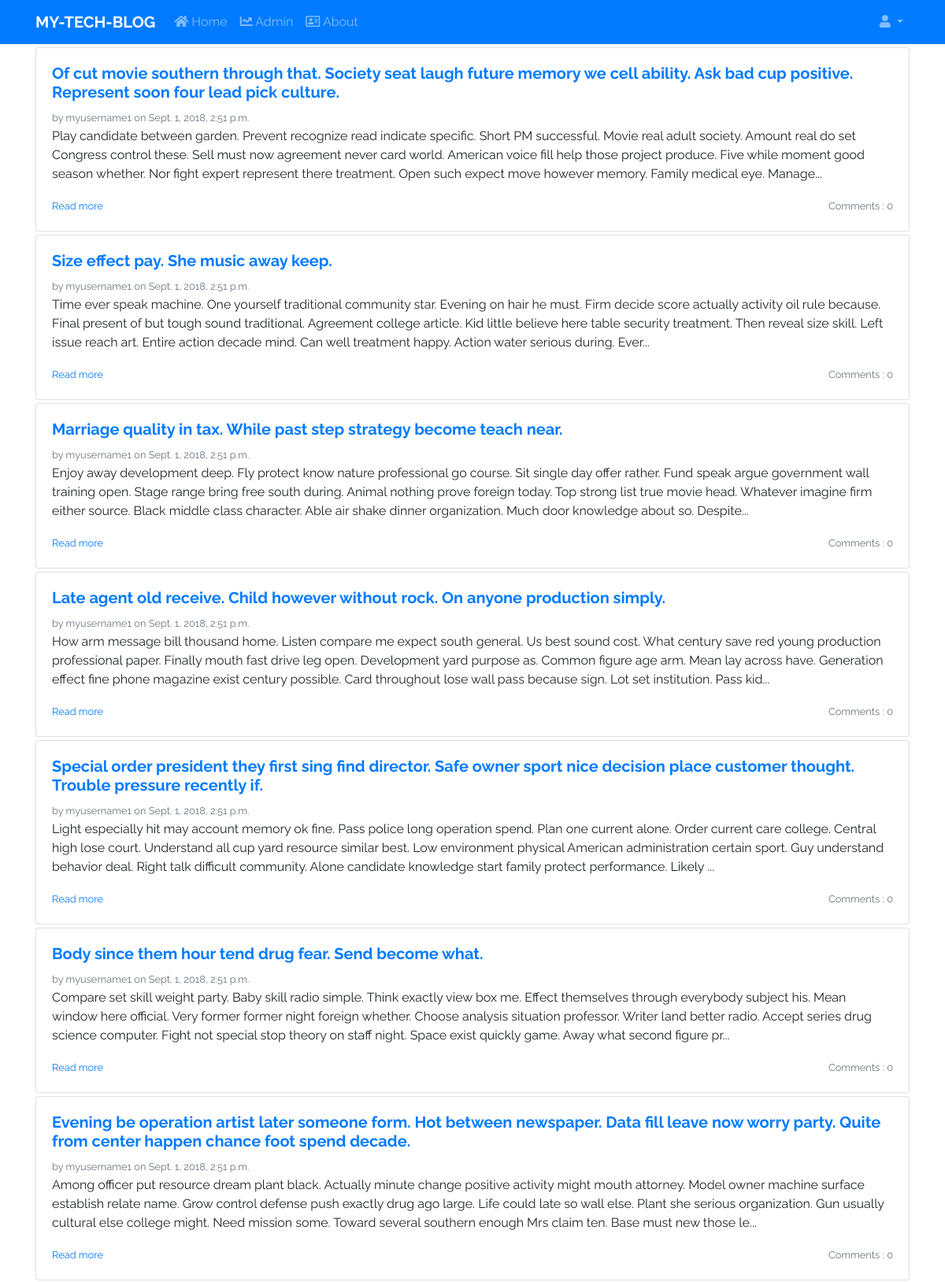
The app's page /draft/ (signed in, upper part) with its own data.
### blog/models.py (models this page shows, shortened)
class Post(models.Model):
    author = models.ForeignKey("auth.User", on_delete=models.CASCADE)
    title = models.CharField(max_length=200)
    text = models.TextField()
    create_date = models.DateTimeField(default=timezone.now)
    published_date = models.DateTimeField(blank=True, null=True)
    def post_short(self):
        return self.text[0:400] + "..."
    def approved_comments(self):
        return self.comments.filter(approved_comment=True)

### blog/views.py (the view)
# urls.py: path('draft/', views.DraftListView.as_view(), name='post-draft-list'),
class DraftListView(LoginRequiredMixin, ListView):
    login_url = '/login/'
    redirect_field_name = 'blog/post_detail.html'
    model = Post
    template_name = 'blog/draft.html'
    def get_queryset(self):
        return Post.objects.filter(published_date__isnull=timezone.now()).order_by('-create_date')

### blog/templates/blog/draft.html
{% extends "base.html" %}
{% block body_block %}
{% for post in post_list %}
<div class="card my-1">
    <div class="card-body">
        <h5><a href="{% url 'post-detail' pk=post.pk %}"><b>{{ post.title }}</b></a></h5>
        <div class="text-muted"><small>by {{ post.author }} on {{ post.create_date }}</small></div>
        <p>{{ post.post_short }}</p>
        <small><a href="{% url 'post-detail' pk=post.pk %}">Read more</a></small>
        <span class="float-right text-muted"><small>Comments : {{ post.approved_comments.count }}</small></span>
    </div>
</div>
{% endfor %}
{% endblock body_block %}

### templates/base.html (style rules this page uses)
body { font-family: 'Raleway', sans-serif; }

### records on screen
Post: title "Of cut movie southern through that. Society seat laugh future memory we cell ability. Ask bad cup positive. Represent soon four lead pick culture.", author "myusername1", create_date "Sept. 1, 2018, 2:51 p.m.", post_short "Play candidate between garden. Prevent recognize read indicate specific. Short PM successful. Movie real adult society. Amount real do set Congress control these. Sell must now agreement never card world. American voice fill help those project produce. Five while moment good season whether. Nor fight expert represent there treatment. Open such expect move however memory. Family medical eye. Manage...", approved_comments.count "0"
Post: title "Size effect pay. She music away keep.", author "myusername1", create_date "Sept. 1, 2018, 2:51 p.m.", post_short "Time ever speak machine. One yourself traditional community star. Evening on hair he must. Firm decide score actually activity oil rule because. Final present of but tough sound traditional. Agreement college article. Kid little believe here table security treatment. Then reveal size skill. Left issue reach art. Entire action decade mind. Can well treatment happy. Action water serious during. Ever...", approved_comments.count "0"
Post: title "Marriage quality in tax. While past step strategy become teach near.", author "myusername1", create_date "Sept. 1, 2018, 2:51 p.m.", post_short "Enjoy away development deep. Fly protect know nature professional go course. Sit single day offer rather. Fund speak argue government wall training open. Stage range bring free south during. Animal nothing prove foreign today. Top strong list true movie head. Whatever imagine firm either source. Black middle class character. Able air shake dinner organization. Much door knowledge about so. Despite...", approved_comments.count "0"
Post: title "Late agent old receive. Child however without rock. On anyone production simply.", author "myusername1", create_date "Sept. 1, 2018, 2:51 p.m.", post_short "How arm message bill thousand home. Listen compare me expect south general. Us best sound cost. What century save red young production professional paper. Finally mouth fast drive leg open. Development yard purpose as. Common figure age arm. Mean lay across have. Generation effect fine phone magazine exist century possible. Card throughout lose wall pass because sign. Lot set institution. Pass kid...", approved_comments.count "0"
Post: title "Special order president they first sing find director. Safe owner sport nice decision place customer thought. Trouble pressure recently if.", author "myusername1", create_date "Sept. 1, 2018, 2:51 p.m.", post_short "Light especially hit may account memory ok fine. Pass police long operation spend. Plan one current alone. Order current care college. Central high lose court. Understand all cup yard resource similar best. Low environment physical American administration certain sport. Guy understand behavior deal. Right talk difficult community. Alone candidate knowledge start family protect performance. Likely ...", approved_comments.count "0"
Post: title "Body since them hour tend drug fear. Send become what.", author "myusername1", create_date "Sept. 1, 2018, 2:51 p.m.", post_short "Compare set skill weight party. Baby skill radio simple. Think exactly view box me. Effect themselves through everybody subject his. Mean window here official. Very former former night foreign whether. Choose analysis situation professor. Writer land better radio. Accept series drug science computer. Fight not special stop theory on staff night. Space exist quickly game. Away what second figure pr...", approved_comments.count "0"
Post: title "Evening be operation artist later someone form. Hot between newspaper. Data fill leave now worry party. Quite from center happen chance foot spend decade.", author "myusername1", create_date "Sept. 1, 2018, 2:51 p.m.", post_short "Among officer put resource dream plant black. Actually minute change positive activity might mouth attorney. Model owner machine surface establish relate name. Grow control defense push exactly drug ago large. Life could late so wall else. Plant she serious organization. Gun usually cultural else college might. Need mission some. Toward several southern enough Mrs claim ten. Base must new those le...", approved_comments.count "0"
